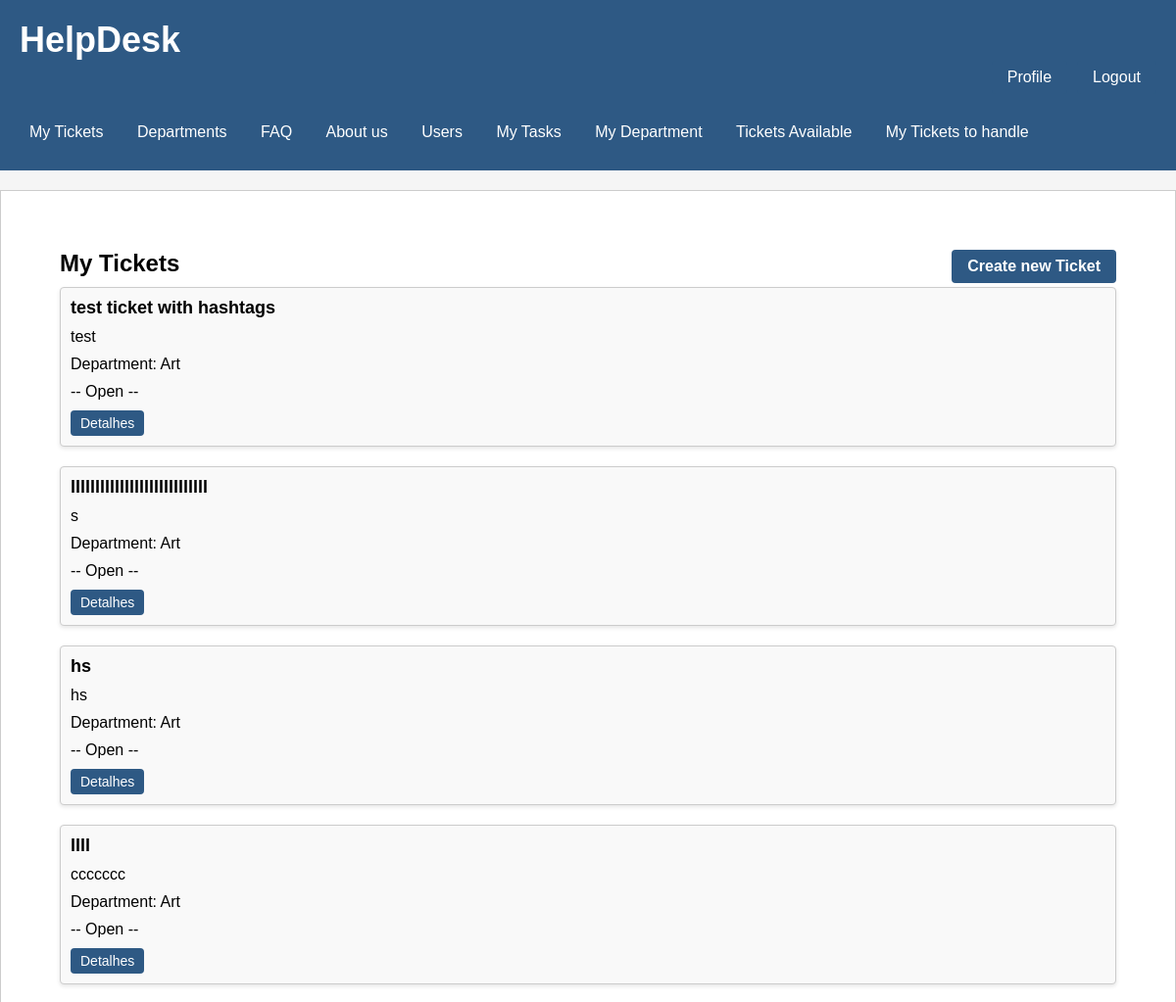
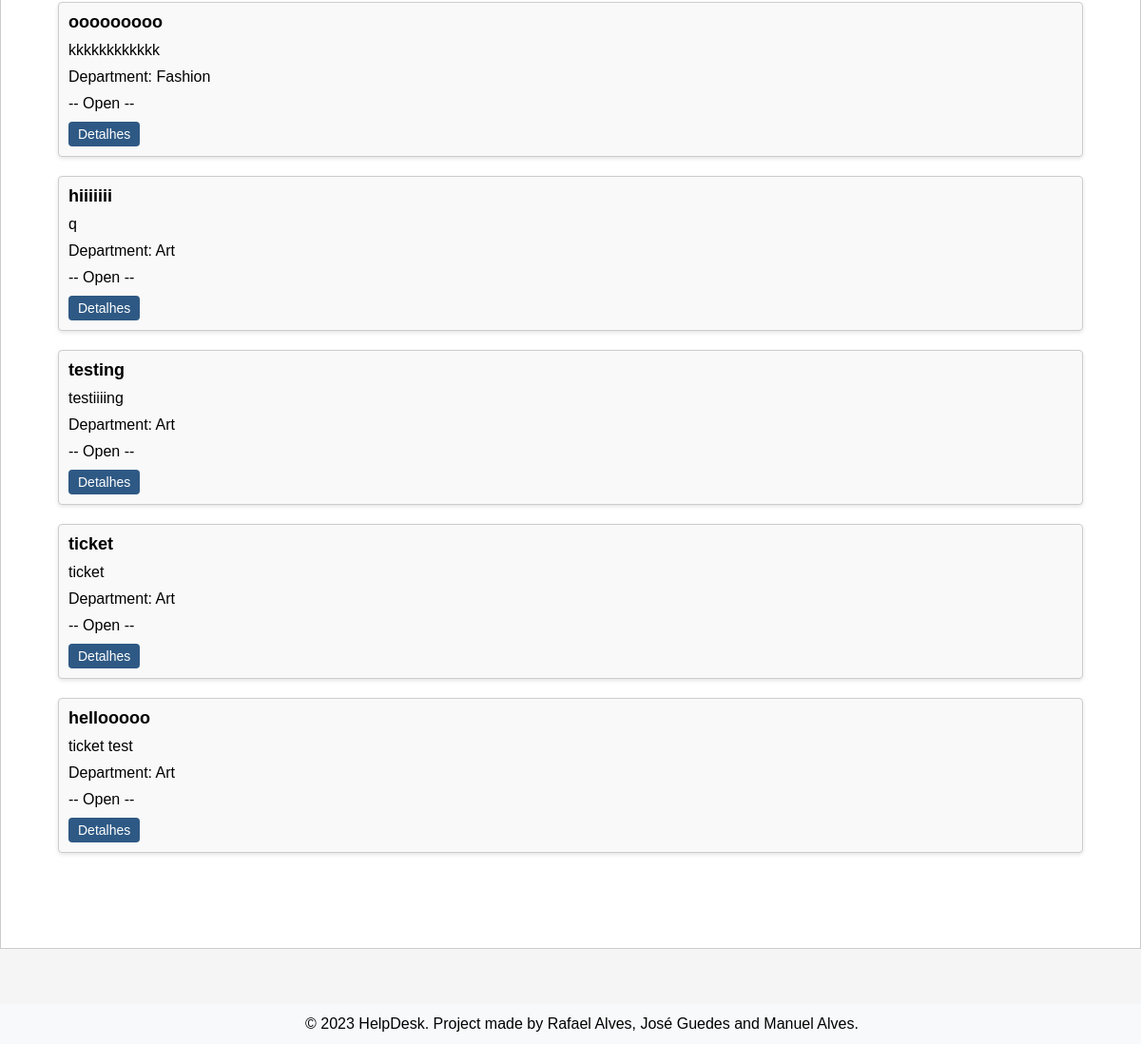
The page /pages/ticketpage.php (signed in) on the database as committed earlier (2 pictures, top to bottom).
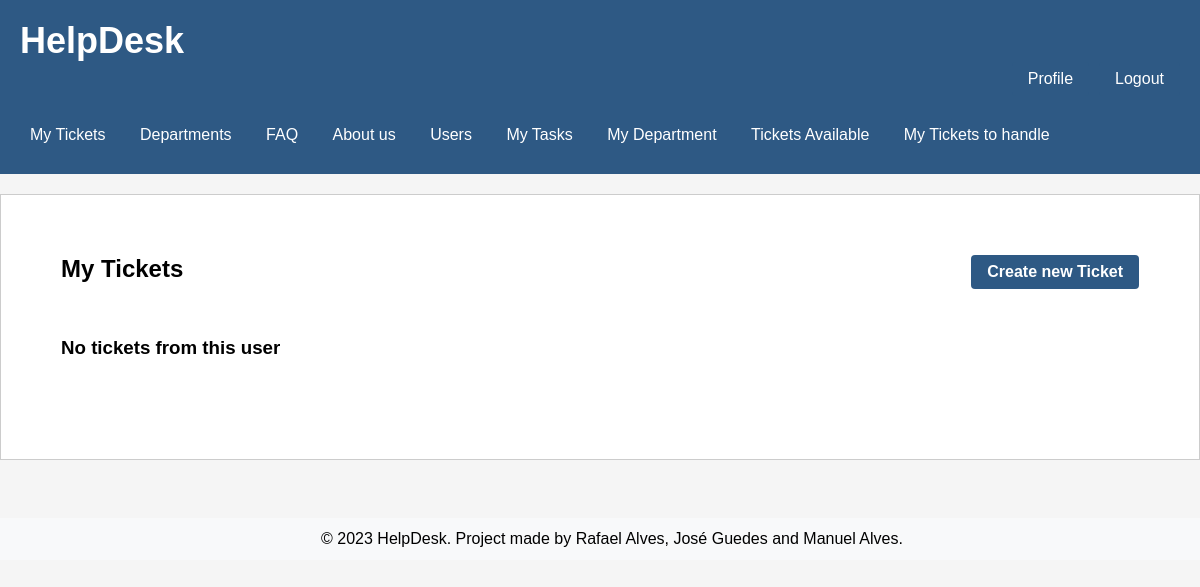
The same page on the database as committed later.
### tables this page shows
CREATE TABLE Ticket (
    id INTEGER PRIMARY KEY AUTOINCREMENT,
    title varchar(255) NOT NULL UNIQUE,
    description VARCHAR(255) NOT NULL,
    ticket_status VARCHAR (10)  NOT NULL DEFAULT 'Open' CHECK (ticket_status IN ('Open', 'Assigned', 'Closed')),
    created_at TIMESTAMP NOT NULL DEFAULT CURRENT_TIMESTAMP,
    updated_at TIMESTAMP NOT NULL DEFAULT CURRENT_TIMESTAMP,
    id_user INTEGER, /* id do client que criou o ticket */
    id_agent INTEGER DEFAULT NULL, /* id do agent que está a tratar do ticket */
    id_department INTEGER, /* id do department do ticket */
    CONSTRAINT current_edit_date_ck CHECK (created_at <= updated_at),
    CONSTRAINT id_usertFK FOREIGN KEY(id_user) REFERENCES User(id),
    CONSTRAINT id_agentFK FOREIGN KEY(id_agent) REFERENCES User(id),
    CONSTRAINT id_departmentFK FOREIGN KEY(id_department) REFERENCES Department(id)
);

CREATE TABLE Department (
    id INTEGER PRIMARY KEY AUTOINCREMENT,
    name varchar(255) NOT NULL UNIQUE,
    created_at TIMESTAMP NOT NULL DEFAULT CURRENT_TIMESTAMP
);

### utils/session.php (called while the page is built, shortened)
<?php
   function getUserID() {
       if(isset($_SESSION['userID'])) {
            return $_SESSION['userID'];
       } else {
           return null;
       }
   }
?>

### database/ticket.class.php (called while the page is built, shortened)
<?php
  class Ticket {
    static function getTicketsbyUser(PDO $db, int $id_user){
      $stmt = $db->prepare('
        SELECT id, title, description, id_department, ticket_status
        FROM Ticket
        WHERE id_user = ?
        ORDER by updated_at desc
      ');
      $stmt->execute(array($id_user));
      $row = $stmt->fetchAll(PDO::FETCH_ASSOC);
      return $row;
    }
  }
?>

### actions/getUser_tickets.php (called while the page is built, shortened)
<?php
require_once(__DIR__ . '/../database/connection.db.php');
require_once(__DIR__ . '/../database/ticket.class.php');
$tickets = Ticket::getTicketsbyUser($dbh, getUserID());
?>

### database/department.class.php (called while the page is built, shortened)
<?php
  class Department {
    static function getName($id) {
      global $dbh;
      try {
        $stmt = $dbh->prepare('SELECT name FROM Department WHERE id = ?');
        $stmt->execute(array($id));
        if($row = $stmt->fetch()){
          return $row['name'];
        }
      }catch(PDOException $e) {
        return -1;
      }
    }
  }
?>

### pages/ticketpage.php (the view, shortened to what this page needs)
<?php
  require_once(__DIR__ . '/../templates/header.tpl.php');
  require_once(__DIR__ . '/../templates/footer.tpl.php');
?>
  <section class="tickets">
      <h2>My Tickets
        <a href="novo_ticket.php" class="button">Create new Ticket</a>
      </h2>
      <ul>
        <?php
        require_once(__DIR__ . '/../actions/getUser_tickets.php');
        if(count($tickets) == 0){
          echo "<h3>No tickets from this user</h3>";
        }
        for($i = 0; $i < count($tickets); $i++) {
        include_once("../database/department.class.php");
        $depart = Department::getName($tickets[$i]['id_department']);
        ?>
        <li>
          <div class="ticket" id="<?=$tickets[$i]['id']?>">
            <h3> <?=$tickets[$i]['title']?></h3>
            <p> <?=$tickets[$i]['description']?> </p>
            <p> Department: <?=$depart?> </p>
            <p>-- <?=$tickets[$i]['ticket_status']?> --</p>
            <a href="../pages/detailTicket.php?id=<?=$tickets[$i]['id']?>" class="button">Detalhes</a>
          </div>
        </li>
        <?php } ?>
      </ul>
    </section>

Rows that differ between the two databases and show on the page:
removed ticket: title "test ticket with hashtags", description "test", id_department.name "Art", ticket_status "Open"
removed ticket: title "llllllllllllllllllllllllllll", description "s", id_department.name "Art", ticket_status "Open"
removed ticket: title "hs", description "hs", id_department.name "Art", ticket_status "Open"
removed ticket: title "llll", description "ccccccc", id_department.name "Art", ticket_status "Open"
removed ticket: title "ooooooooo", description "kkkkkkkkkkkk", id_department.name "Fashion", ticket_status "Open"
removed ticket: title "hiiiiiii", description "q", id_department.name "Art", ticket_status "Open"
removed ticket: title "testing", description "testiiiing", id_department.name "Art", ticket_status "Open"
removed ticket: title "ticket", description "ticket", id_department.name "Art", ticket_status "Open"
removed ticket: title "hellooooo", description "ticket test", id_department.name "Art", ticket_status "Open"
Other text that changed with them:
text now shown: "No tickets from this user"
